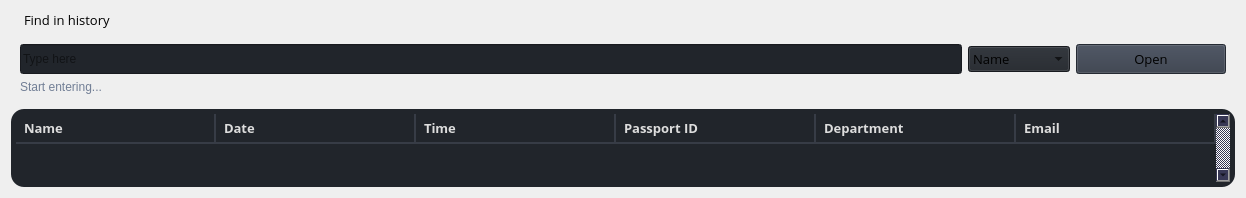
                     <widget class="QWidget" name="history">
                      <layout class="QVBoxLayout" name="verticalLayout_20">
                       <item>
                        <widget class="QLabel" name="labelBoxBlenderInstalation_2">
                         <property name="font">
                          <font>
                           <family>Open Sans</family>
                           <pointsize>10</pointsize>
                           <weight>50</weight>
                           <italic>false</italic>
                           <bold>false</bold>
                          </font>
                         </property>
                         <property name="styleSheet">
                          <string notr="true">margin-left: 10</string>
                         </property>
                         <property name="text">
                          <string>Find in history</string>
                         </property>
                        </widget>
                       </item>
                       <item>
                        <widget class="QFrame" name="frame_content_wid_2">
                         <property name="frameShape">
                          <enum>QFrame::NoFrame</enum>
                         </property>
                         <property name="frameShadow">
                          <enum>QFrame::Raised</enum>
                         </property>
                         <layout class="QHBoxLayout" name="horizontalLayout_14">
                          <item>
                           <layout class="QGridLayout" name="gridLayout_7">
                            <property name="bottomMargin">
                             <number>0</number>
                            </property>
                            <item row="0" column="0">
                             <widget class="QLineEdit" name="history_linestring">
                              <property name="minimumSize">
                               <size>
                                <width>0</width>
                                <height>30</height>
                               </size>
                              </property>
                              <property name="styleSheet">
                               <string notr="true">background-color: rgb(33, 37, 43);</string>
                              </property>
                              <property name="text">
                               <string/>
                              </property>
                              <property name="placeholderText">
                               <string>Type here</string>
                              </property>
                             </widget>
                            </item>
                            <item row="0" column="2">
                             <widget class="QPushButton" name="history_search_button">
                              <property name="minimumSize">
                               <size>
                                <width>150</width>
                                <height>30</height>
                               </size>
                              </property>
                              <property name="font">
                               <font>
                                <family>Open Sans</family>
                                <pointsize>10</pointsize>
                                <weight>50</weight>
                                <italic>false</italic>
                                <bold>false</bold>
                               </font>
                              </property>
                              <property name="cursor">
                               <cursorShape>PointingHandCursor</cursorShape>
                              </property>
                              <property name="styleSheet">
                               <string notr="true">background-color: rgb(52, 59, 72);</string>
                              </property>
                              <property name="text">
                               <string>Open</string>
                              </property>
                              <property name="icon">
                               <iconset resource="resources.qrc">
                                <normaloff>:/icons/images/icons/cil-magnifying-glass.png</normaloff>:/icons/images/icons/cil-magnifying-glass.png</iconset>
                              </property>
                             </widget>
                            </item>
                            <item row="1" column="0" colspan="3">
                             <widget class="QLabel" name="labelVersion_4">
                              <property name="styleSheet">
                               <string notr="true">color: rgb(113, 126, 149);</string>
                              </property>
                              <property name="lineWidth">
                               <number>1</number>
                              </property>
                              <property name="text">
                               <string>Start entering...</string>
                              </property>
                              <property name="alignment">
                               <set>Qt::AlignLeading|Qt::AlignLeft|Qt::AlignVCenter</set>
                              </property>
                             </widget>
                            </item>
                            <item row="0" column="1">
                             <widget class="QComboBox" name="history_search_type">
                              <property name="font">
                               <font>
                                <family>Open Sans</family>
                                <pointsize>10</pointsize>
                                <weight>50</weight>
                                <italic>false</italic>
                                <bold>false</bold>
                               </font>
                              </property>
                              <property name="autoFillBackground">
                               <bool>false</bool>
                              </property>
                              <property name="styleSheet">
                               <string notr="true">background-color: rgb(33, 37, 43);</string>
                              </property>
                              <property name="iconSize">
                               <size>
                                <width>16</width>
                                <height>16</height>
                               </size>
                              </property>
                              <property name="frame">
                               <bool>true</bool>
                              </property>
                              <item>
                               <property name="text">
                                <string>Name</string>
                               </property>
                              </item>
                              <item>
                               <property name="text">
                                <string>Passport ID</string>
                               </property>
                              </item>
                              <item>
                               <property name="text">
                                <string>Department</string>
                               </property>
                              </item>
                             </widget>
                            </item>
                           </layout>
                          </item>
                         </layout>
                        </widget>
                       </item>
                       <item>
                        <widget class="QTableWidget" name="histiry_table">
                         <property name="sizePolicy">
                          <sizepolicy hsizetype="Expanding" vsizetype="Expanding">
                           <horstretch>0</horstretch>
                           <verstretch>0</verstretch>
                          </sizepolicy>
                         </property>
                         <property name="palette">
                          <palette>
                           <active>
                            <colorrole role="WindowText">
                             <brush brushstyle="SolidPattern">
                              <color alpha="255">
                               <red>221</red>
                               <green>221</green>
                               <blue>221</blue>
                              </color>
                             </brush>
                            </colorrole>
                            <colorrole role="Button">
                             <brush brushstyle="SolidPattern">
                              <color alpha="255">
                               <red>33</red>
                               <green>37</green>
                               <blue>43</blue>
                              </color>
                             </brush>
                            </colorrole>
                            <colorrole role="Text">
                             <brush brushstyle="SolidPattern">
                              <color alpha="255">
                               <red>221</red>
                               <green>221</green>
                               <blue>221</blue>
                              </color>
                             </brush>
                            </colorrole>
                            <colorrole role="ButtonText">
                             <brush brushstyle="SolidPattern">
                              <color alpha="255">
                               <red>221</red>
                               <green>221</green>
                               <blue>221</blue>
                              </color>
                             </brush>
                            </colorrole>
                            <colorrole role="Base">
                             <brush brushstyle="SolidPattern">
                              <color alpha="255">
                               <red>33</red>
                               <green>37</green>
                               <blue>43</blue>
                              </color>
                             </brush>
                            </colorrole>
                            <colorrole role="Window">
                             <brush brushstyle="SolidPattern">
                              <color alpha="255">
                               <red>33</red>
                               <green>37</green>
                               <blue>43</blue>
                              </color>
                             </brush>
                            </colorrole>
                           </active>
                           <inactive>
                            <colorrole role="WindowText">
                             <brush brushstyle="SolidPattern">
                              <color alpha="255">
                               <red>221</red>
                               <green>221</green>
                               <blue>221</blue>
                              </color>
                             </brush>
                            </colorrole>
                            <colorrole role="Button">
                             <brush brushstyle="SolidPattern">
                              <color alpha="255">
                               <red>33</red>
                               <green>37</green>
                               <blue>43</blue>
                              </color>
                             </brush>
                            </colorrole>
                            <colorrole role="Text">
                             <brush brushstyle="SolidPattern">
                              <color alpha="255">
                               <red>221</red>
                               <green>221</green>
                               <blue>221</blue>
                              </color>
                             </brush>
                            </colorrole>
                            <colorrole role="ButtonText">
                             <brush brushstyle="SolidPattern">
                              <color alpha="255">
                               <red>221</red>
                               <green>221</green>
                               <blue>221</blue>
                              </color>
                             </brush>
                            </colorrole>
                            <colorrole role="Base">
                             <brush brushstyle="SolidPattern">
                              <color alpha="255">
                               <red>33</red>
                               <green>37</green>
                               <blue>43</blue>
                              </color>
                             </brush>
                            </colorrole>
                            <colorrole role="Window">
                             <brush brushstyle="SolidPattern">
                              <color alpha="255">
                               <red>33</red>
                               <green>37</green>
                               <blue>43</blue>
                              </color>
                             </brush>
                            </colorrole>
                           </inactive>
                           <disabled>
                            <colorrole role="WindowText">
                             <brush brushstyle="SolidPattern">
                              <color alpha="255">
                               <red>221</red>
                               <green>221</green>
                               <blue>221</blue>
                              </color>
                             </brush>
                            </colorrole>
                            <colorrole role="Button">
                             <brush brushstyle="SolidPattern">
                              <color alpha="255">
                               <red>33</red>
                               <green>37</green>
                               <blue>43</blue>
                              </color>
                             </brush>
                            </colorrole>
                            <colorrole role="Text">
                             <brush brushstyle="SolidPattern">
                              <color alpha="255">
                               <red>221</red>
                               <green>221</green>
                               <blue>221</blue>
                              </color>
                             </brush>
                            </colorrole>
                            <colorrole role="ButtonText">
                             <brush brushstyle="SolidPattern">
                              <color alpha="255">
                               <red>221</red>
                               <green>221</green>
                               <blue>221</blue>
                              </color>
                             </brush>
                            </colorrole>
                            <colorrole role="Base">
                             <brush brushstyle="SolidPattern">
                              <color alpha="255">
                               <red>33</red>
                               <green>37</green>
                               <blue>43</blue>
                              </color>
                             </brush>
                            </colorrole>
                            <colorrole role="Window">
                             <brush brushstyle="SolidPattern">
                              <color alpha="255">
                               <red>33</red>
                               <green>37</green>
                               <blue>43</blue>
                              </color>
                             </brush>
                            </colorrole>
                           </disabled>
                          </palette>
                         </property>
                         <property name="font">
                          <font>
                           <family>Open Sans</family>
                           <pointsize>10</pointsize>
                           <weight>50</weight>
                           <italic>false</italic>
                           <bold>false</bold>
                          </font>
                         </property>
                         <property name="styleSheet">
                          <string notr="true">QTableWidget {
 /* Цвет фона */
	background-color: rgb(33, 37, 43);
    border: none;
    gridline-color: rgb(55, 60, 70); /* Цвет сетки */
    border-radius: 13px; /* Закругление краев */
	padding: 5px;


}

QTableWidget::item {
    padding: 5px;
    border-bottom: 1px solid rgb(55, 60, 70); /* Линия между ячейками */
    border-right: 1px solid rgb(55, 60, 70); /* Линия между ячейками */
}

QTableWidget::item:selected {
    background-color: rgb(69, 79, 97); /* Цвет выделенной ячейки */
}

QTableWidget::item:selected:active {
    background-color: rgb(61, 70, 86); /* Цвет активной выделенной ячейки */
}




/*####################################*/

 QScrollBar:vertical, 
 QScrollBar:horizontal {
	border: none;
    background: rgb(56, 56, 85);
 }
</string>
                         </property>
                         <property name="frameShape">
                          <enum>QFrame::NoFrame</enum>
                         </property>
                         <property name="verticalScrollBarPolicy">
                          <enum>Qt::ScrollBarAlwaysOn</enum>
                         </property>
                         <property name="sizeAdjustPolicy">
                          <enum>QAbstractScrollArea::AdjustToContents</enum>
                         </property>
                         <property name="autoScroll">
                          <bool>false</bool>
                         </property>
                         <property name="autoScrollMargin">
                          <number>30</number>
                         </property>
                         <property name="editTriggers">
                          <set>QAbstractItemView::NoEditTriggers</set>
                         </property>
                         <property name="selectionMode">
                          <enum>QAbstractItemView::ContiguousSelection</enum>
                         </property>
                         <property name="selectionBehavior">
                          <enum>QAbstractItemView::SelectRows</enum>
                         </property>
                         <property name="verticalScrollMode">
                          <enum>QAbstractItemView::ScrollPerPixel</enum>
                         </property>
                         <property name="horizontalScrollMode">
                          <enum>QAbstractItemView::ScrollPerPixel</enum>
                         </property>
                         <property name="showGrid">
                          <bool>true</bool>
                         </property>
                         <property name="gridStyle">
                          <enum>Qt::SolidLine</enum>
                         </property>
                         <property name="sortingEnabled">
                          <bool>false</bool>
                         </property>
                         <property name="wordWrap">
                          <bool>true</bool>
                         </property>
                         <property name="cornerButtonEnabled">
                          <bool>true</bool>
                         </property>
                         <attribute name="horizontalHeaderVisible">
                          <bool>false</bool>
                         </attribute>
                         <attribute name="horizontalHeaderCascadingSectionResizes">
                          <bool>true</bool>
                         </attribute>
                         <attribute name="horizontalHeaderDefaultSectionSize">
                          <number>200</number>
                         </attribute>
                         <attribute name="horizontalHeaderHighlightSections">
                          <bool>true</bool>
                         </attribute>
                         <attribute name="horizontalHeaderStretchLastSection">
                          <bool>true</bool>
                         </attribute>
                         <attribute name="verticalHeaderVisible">
                          <bool>false</bool>
                         </attribute>
                         <attribute name="verticalHeaderCascadingSectionResizes">
                          <bool>false</bool>
                         </attribute>
                         <attribute name="verticalHeaderHighlightSections">
                          <bool>false</bool>
                         </attribute>
                         <attribute name="verticalHeaderStretchLastSection">
                          <bool>false</bool>
                         </attribute>
                         <row>
                          <property name="text">
                           <string>New Row</string>
                          </property>
                          <property name="font">
                           <font>
                            <family>Segoe UI</family>
                           </font>
                          </property>
                         </row>
                         <column>
                          <property name="text">
                           <string>0</string>
                          </property>
                         </column>
                         <column>
                          <property name="text">
                           <string>1</string>
                          </property>
                         </column>
                         <column>
                          <property name="text">
                           <string>2</string>
                          </property>
                         </column>
                         <column>
                          <property name="text">
                           <string>3</string>
                          </property>
                         </column>
                         <column>
                          <property name="text">
                           <string>4</string>
                          </property>
                         </column>
                         <column>
                          <property name="text">
                           <string>5</string>
                          </property>
                         </column>
                         <item row="0" column="0">
                          <property name="text">
                           <string>Name</string>
                          </property>
                          <property name="font">
                           <font>
                            <pointsize>10</pointsize>
                            <weight>75</weight>
                            <bold>true</bold>
                           </font>
                          </property>
                         </item>
                         <item row="0" column="1">
                          <property name="text">
                           <string>Date</string>
                          </property>
                          <property name="font">
                           <font>
                            <pointsize>10</pointsize>
                            <weight>75</weight>
                            <bold>true</bold>
                           </font>
                          </property>
                         </item>
                         <item row="0" column="2">
                          <property name="text">
                           <string>Time</string>
                          </property>
                          <property name="font">
                           <font>
                            <pointsize>10</pointsize>
                            <weight>75</weight>
                            <bold>true</bold>
                           </font>
                          </property>
                         </item>
                         <item row="0" column="3">
                          <property name="text">
                           <string>Passport ID</string>
                          </property>
                          <property name="font">
                           <font>
                            <pointsize>10</pointsize>
                            <weight>75</weight>
                            <bold>true</bold>
                           </font>
                          </property>
                         </item>
                         <item row="0" column="4">
                          <property name="text">
                           <string>Department</string>
                          </property>
                          <property name="font">
                           <font>
                            <pointsize>10</pointsize>
                            <weight>75</weight>
                            <bold>true</bold>
                           </font>
                          </property>
                         </item>
                         <item row="0" column="5">
                          <property name="text">
                           <string>Email</string>
                          </property>
                          <property name="font">
                           <font>
                            <pointsize>10</pointsize>
                            <weight>75</weight>
                            <bold>true</bold>
                           </font>
                          </property>
                         </item>
                        </widget>
                       </item>
                      </layout>
                     </widget>
